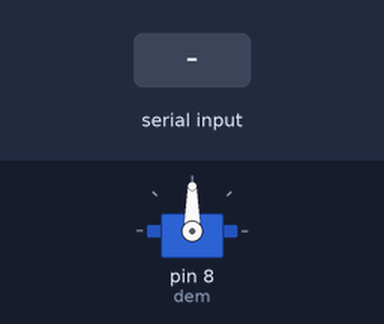
A sketch run on a simulated Arduino Uno, built with avr-gcc and run on an emulated ATmega328P. Parts: servo. The inputs (shaded band) are chosen by the test bench.

Above: at 1.2 s.
1.3 s: "30,150\n" received over Serial
At 2.0 s:
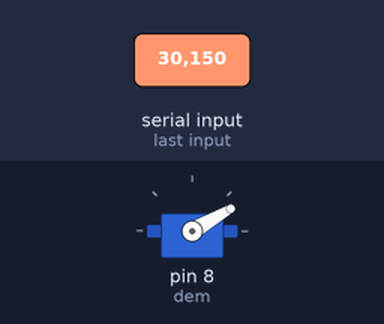
2.8 s: "5\n" received over Serial
At 3.1 s:
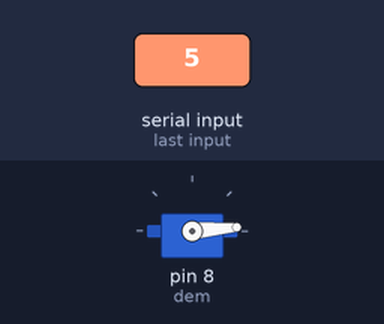
4.3 s: "200\n" received over Serial
At 5.4 s:
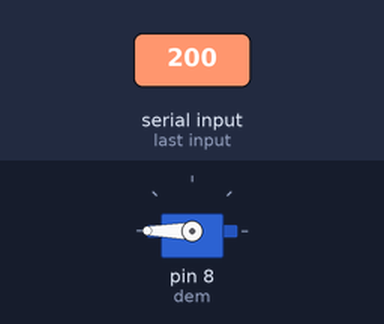
5.8 s: "90,45\n" received over Serial
At 6.6 s:
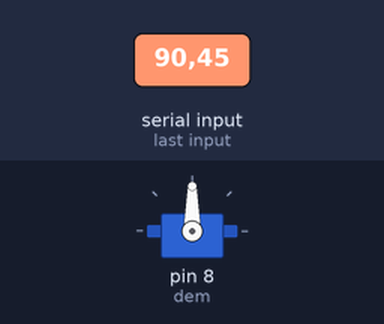
Timing chart, 0 to 8.3 s (numbered marks = the images above; inputs shaded):
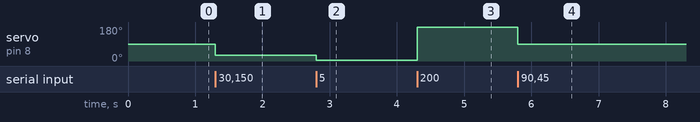

Measured:
- after the input at 1.3 s, servo on pin 8 (dem): 90° → 30° at once
- after the input at 2.8 s, servo on pin 8 (dem): 30° → 5° at once
- after the input at 4.3 s, servo on pin 8 (dem): 5° → 180° at once
- after the input at 5.8 s, servo on pin 8 (dem): 180° → 90° at once

The sketch:

sketch_mar05a.ino
```cpp
#include <Servo.h>
#include <string.h>

//definition
Servo dem;
String ser = "";

void setup() {
  // put your setup code here, to run once:
  Serial.begin(115200);
  dem.attach(8);
}

void loop() {
  // put your main code here, to run repeatedly:
  while (Serial.available() > 0){
   ser = Serial.readStringUntil('\n');
   dem.write(ser.toInt());
  }
}
```
